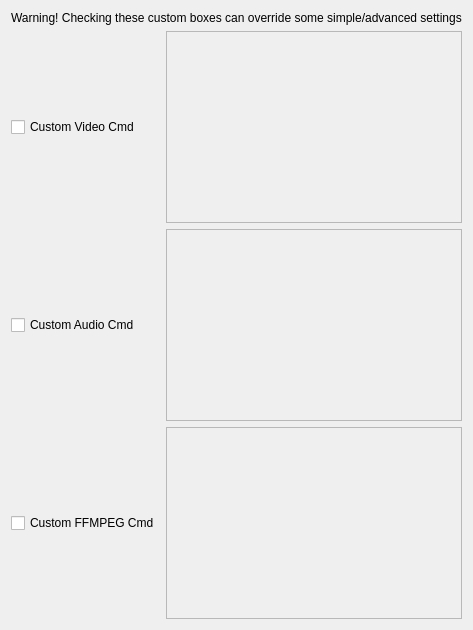
      <widget class="QWidget" name="tab_custom">
       <property name="statusTip">
        <string>Set custom command options</string>
       </property>
       <attribute name="title">
        <string>Custom</string>
       </attribute>
       <layout class="QGridLayout" name="gridLayout_7">
        <item row="0" column="0" colspan="2">
         <widget class="QLabel" name="label_3">
          <property name="text">
           <string>Warning! Checking these custom boxes can override some simple/advanced settings</string>
          </property>
         </widget>
        </item>
        <item row="1" column="0">
         <widget class="QCheckBox" name="checkBox_videocmd">
          <property name="text">
           <string>Custom Video Cmd</string>
          </property>
         </widget>
        </item>
        <item row="1" column="1">
         <widget class="QTextEdit" name="textEdit_videocmd">
          <property name="enabled">
           <bool>false</bool>
          </property>
          <property name="acceptRichText">
           <bool>false</bool>
          </property>
         </widget>
        </item>
        <item row="2" column="0">
         <widget class="QCheckBox" name="checkBox_audiocmd">
          <property name="text">
           <string>Custom Audio Cmd</string>
          </property>
         </widget>
        </item>
        <item row="2" column="1">
         <widget class="QTextEdit" name="textEdit_audiocmd">
          <property name="enabled">
           <bool>false</bool>
          </property>
          <property name="acceptRichText">
           <bool>false</bool>
          </property>
         </widget>
        </item>
        <item row="3" column="0">
         <widget class="QCheckBox" name="checkBox_ffmpegcmd">
          <property name="text">
           <string>Custom FFMPEG Cmd</string>
          </property>
         </widget>
        </item>
        <item row="3" column="1">
         <widget class="QTextEdit" name="textEdit_ffmpegcmd">
          <property name="enabled">
           <bool>false</bool>
          </property>
          <property name="acceptRichText">
           <bool>false</bool>
          </property>
         </widget>
        </item>
       </layout>
      </widget>
